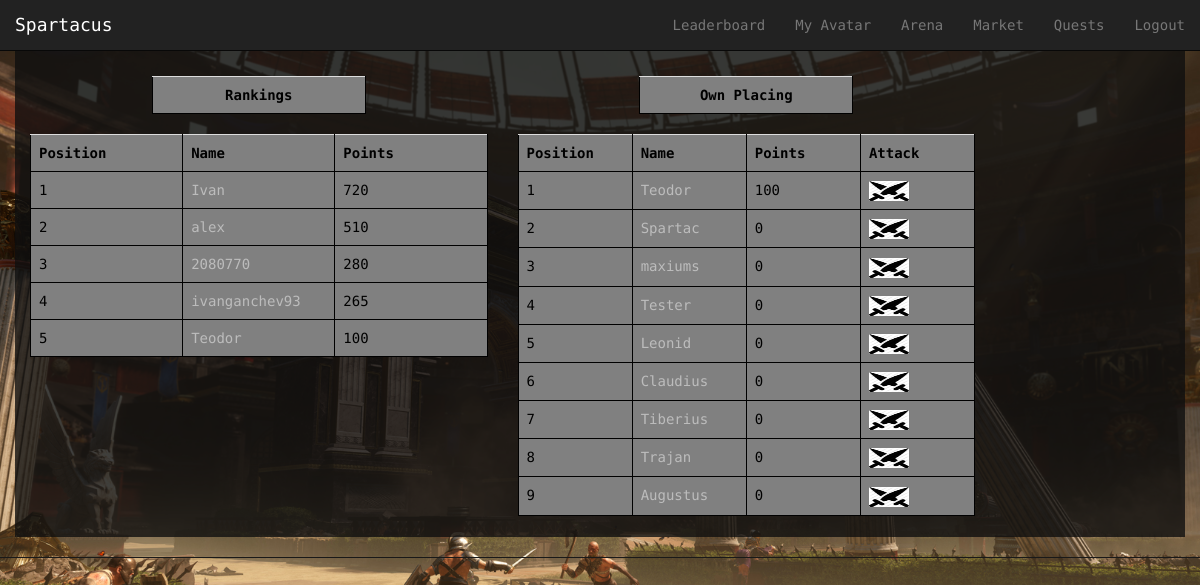
Screenshot of /Spartacus/arena/ (signed in) with the database file from the repository.
### Spartacus/models.py (models this page shows, shortened)
class Avatar(models.Model):
    user = models.OneToOneField(User)
    picture = models.ImageField(upload_to='profile_images', blank=True)
    cash = models.IntegerField(default = 1000)
    attack = models.IntegerField(default= 10)
    deffence = models.IntegerField(default= 10)
    strength = models.IntegerField(default= 10)
    agility = models.IntegerField(default= 10)
    intelligence = models.IntegerField(default = 10)
    victories = models.IntegerField(default = 0)
    points = models.IntegerField(default = 0) # for ranking...every time a gladiator fights get some amount of points

### Spartacus/views.py (the view, shortened to what this page needs)
@login_required
def arena(request):
    context_dict = {}
    try:
        avatars = Avatar.objects.order_by('-points')[:5]
        context_dict['avatars'] = avatars
    except:
        print "Query fail leaderboard"
    timePassed = True
    fightStartedAt = request.session.get("fightStartedAt")
    if timePassed:
        user = request.user
        try:
            opponents = Avatar.objects.exclude(user = user).order_by('-points')
            you = Avatar.objects.get(user = user)
            relevant_opponents = []
            for opponent in opponents:
                point_difference = int(opponent.points) - int(you.points)
                if point_difference < 200 and point_difference > - 200:
                    relevant_opponents += [opponent]
            context_dict['opponents'] = relevant_opponents
        except:
            print "Query fail Arena"
    context_dict['time_passed']=timePassed
    return render(request, 'Spartacus/arena.html', context_dict)

### templates/Spartacus/arena.html (shortened to what this page needs)
{% extends 'Spartacus/base.html' %}
{% load staticfiles %}
{% block body_block %}
<div class="container">
{% if time_passed %}
	<div class="row" id="split">
	</div>
	<div class="row">
		<div class="col-xs-5">
			<div class="row">
				<div class="col-xs-6 col-xs-offset-3">
					<table class="table">
						<th style="text-align: center">Rankings</th>
					</table>
				</div>
			</div>
			<table class="table">
				<th>Position</th>
				<th>Name</th>
				<th>Points</th>
				{% for avatar in avatars %}
					<tr id="rank">
					<td></td>
					<td><a href="{% url 'avatar_view' avatar.user.username %}">{{ avatar.user.username}} </a></td>
					<td>{{avatar.points}}</td>
					</tr>
				{% endfor %}
			</table>
            <div class="col-xs-12">
            </div>
		</div>
        <div class="col-xs-5">
			<div class="row">
				<div class="col-xs-6 col-xs-offset-3">
					<table class="table">
						<th style="text-align: center">Own Placing</th>
					</table>
				</div>
			</div>
			<table class="table">
				<th>Position</th>
				<th>Name</th>
				<th>Points</th>
                <th>Attack</th>
				{% for opponent in opponents %}
					<tr id="rank">
					<td></td>
					<td><a href="{% url 'avatar_view' opponent.user.username %}">{{ opponent.user.username}} </a></td>
					<td>{{opponent.points}}</td>
                    <td><a href="{% url 'battle' opponent.user.username %}">
                        <img src = "{% static 'images/attack.jpg' %}" width = "40" height = "20">
                    </a></td>
					</tr>
				{% endfor %}
			</table>
            <div class="col-xs-12">
            </div>
		</div>
	</div>
{% else %}
        <div align="center"><h2>Please wait for {{ time_left }} seconds.</h2></div>
{% endif %}
</div>
{% endblock %}

### static/css/styles.css (style rules this page uses)
html,body { height: 100%; font-family: 'Droid Sans Mono', sans-serif; }
body { padding-top: 51px; background: #1E1E1E; color: #f9f9f9; }
a { color:#bcbcbc; }

### static/css/mystyles.css (style rules this page uses)
table { table-layout: fixed; }
table,th, td, tr { background-color: grey; color: black; border: 1px solid black; white-space: nowrap; overflow: hidden; text-overflow: ellipsis; }
div#split { height: 25px; }
div.container { background: rgba(15,15,15, 0.8)!important; }

### templates/Spartacus/arena.html (style rules this page uses)
table { counter-reset: rowNumber; }
#rank { counter-increment: rowNumber; }
table tr td:first-child::before { content: counter(rowNumber); min-width: 1em; margin-right: 0.5em; }

### rows the page displays
Avatar: user.username "Ivan", points "720"
Avatar: user.username "alex", points "510"
Avatar: user.username "2080770", points "280"
Avatar: user.username "ivanganchev93", points "265"
Avatar: user.username "Teodor", points "100"
Avatar: user.username "Spartac", points "0"
Avatar: user.username "maxiums", points "0"
Avatar: user.username "Tester", points "0"
Avatar: user.username "Leonid", points "0"
Avatar: user.username "Claudius", points "0"
Avatar: user.username "Tiberius", points "0"
Avatar: user.username "Trajan", points "0"
Avatar: user.username "Augustus", points "0"
